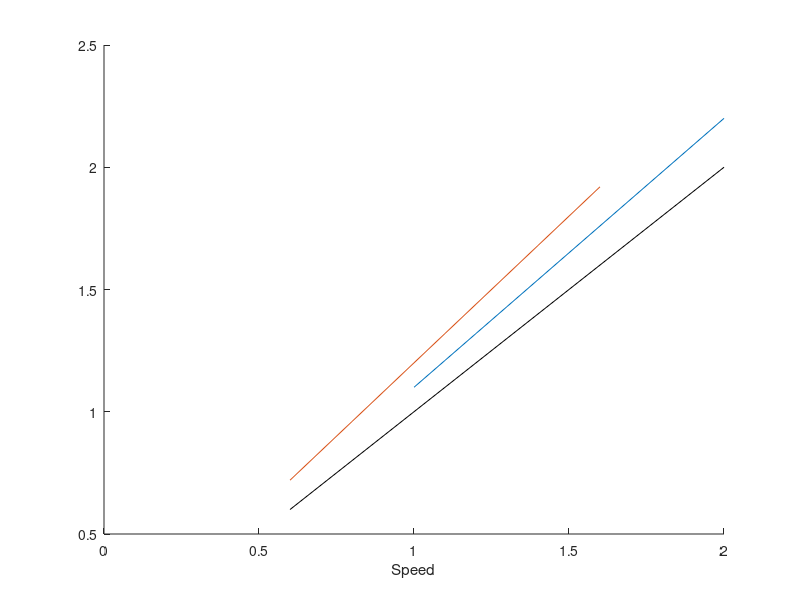
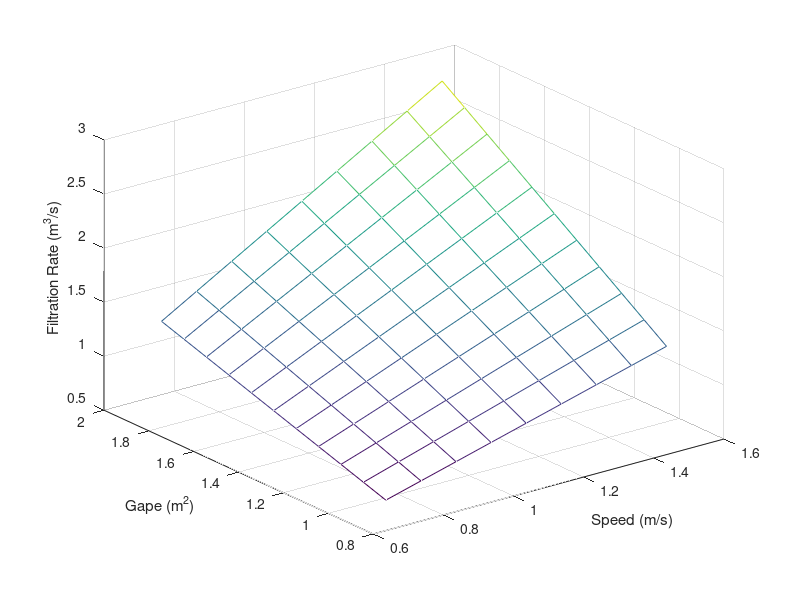

Write the MATLAB code that produced these figures, in order. (Note: this script raises an error after producing the figures.)
% Functional Ecology Revision Calculations

%% How much volume is 9 million copepods?
% one copepod = 2 - 4 mm^3
cop_vol_low = 9E6*2;
cop_vol_high = 9E6*4;
% convert mm^3 to m^3 and then to L
cop_vol_low*1E-9*1E3 
cop_vol_high*1E-9*1E3 
% estimate energy content: 3.4-5J per C5 (Michaud and Taggart 2007)
(5E5*3.4)/1E6 % with low copepod densities
(9E6*5)/1E6 % with high densities and higher energy content



%% What makes the biggest difference?

gape = 1:0.1:2.0;
speed = 1.1;
frate = gape*speed;
figure(1), clf, hold on
plot(gape,frate)

speed = 0.6:0.1:1.6;
gape = 1.2;
frate = gape*speed;
plot(speed,frate)
plot([0.6 2],[0.6 2],'k') % 1:1 line
xlabel('Speed')

figure(2)
gape = 0.9:0.1:1.9;
speed = 0.7:0.1:1.5;
frate = gape'*speed;
mesh(speed,gape,frate)
xlabel('Speed (m/s)'), ylabel('Gape (m^2)'), zlabel('Filtration Rate (m^3/s)')


%% baleen length/area/plates
baleencount = [2.00	NaN 185
    0       NaN	213
    3.00	220	212
    0.00	205	207
    2.00	220	247
    0.00	238	235
    0.00	NaN	225
    2.00	217	225
    28.00	212	210
    10.00	159	163
    0.00	190	NaN];

mouthlength = [2	235
    0	140
    3	197
    2	230
    0	69
    12	300
    2	299
    2.5	200
    3	235
    0	90
    12	337
    0	101
    4	250
    0	77
    2	278
    28	309
    10	320
    0	128
    1	165
    1	245
    12	361
    30	360
    15	280
    12	373
    9	315
    0	13
    1	98
    1	187.9
    2 	238
    0	85
    1	161
    0	109
    0	115
    2	210
    2	220
    1	206];

bodylen = [1030
    760
    1100
    1090
    412
    1360
    1155
    1030
    1266
    478
    1415
    513
    1270
    417
    1259
    1370
    1350
    771
    910
    1100
    1370
    1600
    1490
    1380
    1470
    600
    560
    658
    1260
    401
    772
    470
    495
    975
    1000
    885];

ageGapeModel

% plot(bodylen,mouthlength(:,2),'o')
% fit relationship between body length and mouth length
ft2 = fitlm(bodylen/100,mouthlength(:,2)); % fit the model
Mlength = feval(ft2,lnth);

figure, hold on
plot(allBlength,allPlength*100,'o')
plot(bodylen/100,mouthlength(:,2),'o')
xlabel('Body Length (m)')
plot(lnth,Blength*100,'k')
plot(lnth,Mlength,'k')

BFA = Blength*100.*Mlength;
H = plot_ci([min(bodylength) max(NPRW(:,1))],ci*100,'patchcolor',[0 0 0],'patchalpha',0.25,'linecolor','w');

%% check for roll/heading changes when pitch changes
PRHplotNARWcheck

%% Plot v-shaped and foraging dive side by side

load('NARW_foraging_tags')
ID = 8;
tag = tags{ID};
loadprh(tag,'p','fs','Aw','Mw','pitch');
pdeg = rad2deg(pitch);

t = (1:length(p))/fs;
% import flow speed -- updated 25 Sept 2018
load(['/Users/julievanderhoop/Dropbox (Personal)/tag/tagdata/' tag '_flowspeed.mat'])
T = finddives(p,fs,50,1);

figure(3), clf
for i = [4, 10];
    dcue = T(i,1)-50:T(i,2)+50;
    subplot(121), hold on % depth
    plot([0 0],[-140 10],'--','color',[0.5 0.5 0.5])
    plot([T(i,2)-T(i,1) T(i,2)-T(i,1)],[-140 10],'--','color',[0.5 0.5 0.5])
    plot(dcue-T(i,1),-p(round(dcue*fs)),'LineWidth',1.5)
    ylim([-140 10]), xlim([-50 811])
    xlabel('Time (s)'), set(gca,'xtick',0:120:900)
    ylabel('Depth (m)'), box on
    
    subplot(122), hold on % pitch
    plot([0 0],[-80 80],'--','color',[0.5 0.5 0.5])
    plot([T(i,2)-T(i,1) T(i,2)-T(i,1)],[-80 80],'--','color',[0.5 0.5 0.5])
    plot(dcue-T(i,1),pdeg(round(dcue*fs)),'LineWidth',1.5)
    ylim([-80 80]), xlim([-50 811])
    xlabel('Time (s)'), set(gca,'xtick',0:120:900)
    ylabel('Pitch (degrees)'), box on
end

adjustfigurefont('Helvetica',14)
set(gcf,'paperpositionmode','auto')
print('NARW_DiveCompare','-dpng','-r300')

%% heading/pitch/depth

warning off

load('NARW_foraging_tags')
for ID = 1;
    tag = tags{ID};
    loadprh(tag);
    load(['/Users/julievanderhoop/Dropbox (Personal)/tag/tagdata/' tag '_flowspeed.mat'])
    [~,ph,~,~] = findflukes(Aw,Mw,fs,0.3,0.02,[2 8]); % calculate pitch deviation
    
    for j = 31
        
        figure(18), clf, hold on
        set(gcf,'position',[841   181   512   492],'paperpositionmode','auto')
        
        allhd = nan(size(dive(j).stops,1)-1,3);
        allrl = nan(size(dive(j).stops,1)-1,3); 
        alldpth = nan(size(dive(j).stops,1)-1,3);
        
        for k = [1:3 6:size(dive(j).stops,1)-1]
            x = ((dive(j).stops(k,1)*fs:dive(j).stops(k+1,2)*fs)-dive(j).stops(k,2)*fs)/fs;
            % all changes in heading, roll and depth
            allhd(k,:) = rad2deg([head(round((dive(j).stops(k,2)-20)*fs)) head(round((dive(j).stops(k,2))*fs)) head(round((dive(j).stops(k,2)+20)*fs))]);
            allrl(k,:) = rad2deg([roll(round((dive(j).stops(k,2)-20)*fs)) roll(round((dive(j).stops(k,2))*fs)) roll(round((dive(j).stops(k,2)+20)*fs))]);
            alldpth(k,:) = [-p(round((dive(j).stops(k,2)-20)*fs)) -p(round((dive(j).stops(k,2))*fs)) -p(round((dive(j).stops(k,2)+20)*fs))];


            
            
            s1 = subplot(411); hold on, box on, grid on
            plot(x,rad2deg(ph(dive(j).stops(k,1)*fs:dive(j).stops(k+1,2)*fs))-rad2deg(ph(round(dive(j).stops(k,2)*fs))))
            xlim([-60 60])
            s2 = subplot(412); hold on, box on, grid on
            plot(x,rad2deg(roll(dive(j).stops(k,1)*fs:dive(j).stops(k+1,2)*fs))-rad2deg(roll(round(dive(j).stops(k,2)*fs))))
            xlim([-60 60])
            s3 = subplot(413); hold on, box on, grid on
            plot(x,rad2deg(head(dive(j).stops(k,1)*fs:dive(j).stops(k+1,2)*fs))-rad2deg(head(round(dive(j).stops(k,2)*fs))))
            xlim([-60 60])
            s4 = subplot(414); hold on, box on, grid on
            plot(x,-p(dive(j).stops(k,1)*fs:dive(j).stops(k+1,2)*fs)+p(round(dive(j).stops(k,2)*fs)))
            xlim([-60 60])
        end
        subplot(411), % title(regexprep(tag,'_','  '));
        Del = texlabel(Delta); 
        s1.YLabel.Position(1) = -69.8182; 
        s2.YLabel.Position(1) = -69.8182; 
        s3.YLabel.Position(1) = -69.8182; 
        s4.YLabel.Position(1) = -69.8182; 
        ylabel([test 'Pitch (deg)'])
        subplot(412), ylabel([test 'Roll (deg)'])
        subplot(413), ylabel([test 'Heading (deg)'])
        subplot(414), ylabel([test 'Depth (m)']), xlabel('Time (s)')
        adjustfigurefont('Helvetica',12)
        
        print(['NARW_stop_prhd_dive' num2str(j) '_' tag '.png'],'-dpng','-r90')
        
    end
end

figure(19), clf
subplot(131)
plot([allrl(:,1)-allrl(:,2) allrl(:,3)-allrl(:,2)]','o-')
xlim([0 3])
subplot(132)
plot([allhd(:,1)-allhd(:,2) allhd(:,3)-allhd(:,2)]','o-')
xlim([0 3])
subplot(133)
plot([alldpth(:,1)-alldpth(:,2) alldpth(:,3)-alldpth(:,2)]','o-')
xlim([0 3])

%% visualise with plotter
F = plot_3d_model;
divetest = [ph(dive(j).stops(1,1)*fs:dive(j).stops(end,2)*fs) roll(dive(j).stops(1,1)*fs:dive(j).stops(end,2)*fs) head(dive(j).stops(1,1)*fs:dive(j).stops(end,2)*fs)];
rot_3d_model(F,divetest) ;

%% 
1.5*1.2*600
1.0*1.8*600

%% what are min/mean/max vertical speeds measured? 
load('NARW_foraging_tags') % let's make this more straightforward

for ID = 1:10
tag = tags{ID};
loadprh(tag,'p','fs','Aw','Mw','pitch');

t = (1:length(p))/fs;
pdeg = rad2deg(pitch);
warning off

% find dives
T = finddives(p,fs,50,1);
load(['/Users/julievanderhoop/Dropbox (Personal)/tag/tagdata/' tag '_flowspeed.mat'])
d2after = tags{ID,9};

th = 30; 
selspeed = []; selFN = [];
for i = d2after'
    ii = find(abs(medpitch(i,:)) > th);
    % ii = find(medpitch(i,:) < -th); 
    selspeed = horzcat(selspeed,abs(spd(i,ii)));
    selFN = horzcat(selFN,medFN(i,ii));
    selFN(isnan(selspeed)) = [];
    selspeed(isnan(selspeed)) = [];
end
maxselspeed(ID) = max(selspeed); 
meanselspeed(ID) = mean(selspeed);
minselspeed(ID) = min(selspeed); 
end

mean(maxselspeed)
mean(minselspeed)
    